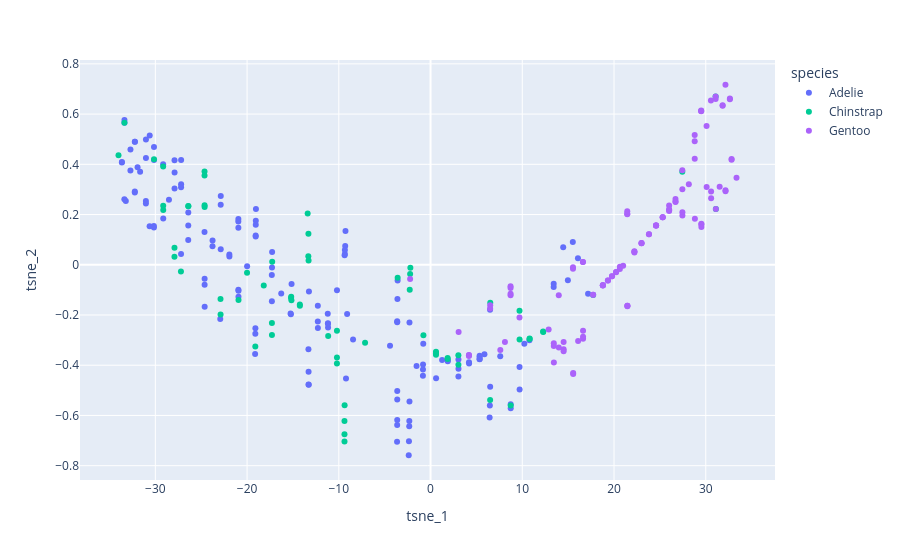

The notebook cell this image was saved under:
### Markdown cell above
# Zadanie 1 – t-SNE 2D (Plotly Express)


1. Wybierz cechy numeryczne z datasetu `penguins`.
2. Wykonaj redukcję wymiarów **t-SNE do 2D**.
3. Stwórz **interaktywny wykres punktowy** w Plotly Express.
4. Pokoloruj punkty według gatunku (`species`).
5. Dodaj **czytelny hover**, pokazujący wybrane informacje o obserwacji.

### Code cell
from sklearn.manifold import TSNE
import plotly.express as px

# 1. Wybór cech numerycznych
features = [
    "bill_length_mm",
    "bill_depth_mm",
    "flipper_length_mm",
    "body_mass_g"
]

X = penguins[features]
y = penguins["species"]

# 2. t-SNE do 2D
tsne = TSNE(n_components=2)

X_2d = tsne.fit_transform(X)

# 3. DataFrame pod Plotly
df_tsne = pd.DataFrame(X_2d, columns=["tsne_1", "tsne_2"])
df_tsne["species"] = y
df_tsne["island"] = penguins["island"]
df_tsne["sex"] = penguins["sex"]

# 4. Wykres interaktywny
fig = px.scatter(df_tsne, x='tsne_1', y='tsne_2', color='species', hover_data=['species', 'island', 'sex'])

fig.show()

### Figure 1 — Plotly figure (JSON) as saved in the notebook; plotly's stock layout.template omitted (floating-point values rounded to 4 significant figures; data arrays with more than 128 entries replaced by an {"elided": "..."} marker saying what was removed)
{"data": [{"customdata": {"elided": "146x3 str values"}, "hovertemplate": "species=%{customdata[0]}<br>tsne_1=%{x}<br>tsne_2=%{y}<br>island=%{customdata[1]}<br>sex=%{customdata[2]}<extra></extra>", "legendgroup": "Adelie", "marker": {"color": "#636efa", "symbol": "circle"}, "mode": "markers", "name": "Adelie", "orientation": "v", "showlegend": true, "x": {"elided": "146 float values"}, "xaxis": "x", "y": {"elided": "146 float values"}, "yaxis": "y", "type": "scatter"}, {"customdata": {"elided": "68x3 str values"}, "hovertemplate": "species=%{customdata[0]}<br>tsne_1=%{x}<br>tsne_2=%{y}<br>island=%{customdata[1]}<br>sex=%{customdata[2]}<extra></extra>", "legendgroup": "Chinstrap", "marker": {"color": "#00cc96", "symbol": "circle"}, "mode": "markers", "name": "Chinstrap", "orientation": "v", "showlegend": true, "x": [-29.15, -11.16, 3.039, -13.31, -9.367, -10.2, -13.32, 0.5947, -18.18, 0.5936, -27.92, -13.39, -22.89, 8.74, -17.26, -24.63, -33.37, -9.384, -27.91, 3.033, -24.64, -9.382, -13.3, 12.27, -30.14, 6.495, -26.4, 1.863, -17.29, -3.587, -7.137, 17.73, -34.02, 10.8, -2.199, -15.2, -19.1, -20.93, -14.25, 9.704, -24.63, 6.509, -29.14, -14.25, -27.21, -2.269, -17.29, 0.5912, -26.4, -22.89, -29.14, 0.5904, -9.38, -20.0, -2.226, -15.19, -15.16, -0.7774, -24.64, -10.2, 1.862, -10.2, 10.8, 31.1, 9.697, 31.08, 27.44, 12.28], "xaxis": "x", "y": [0.3911, -0.2838, -0.3979, 0.1235, -0.5595, -0.3689, 0.03354, -0.3501, -0.08238, -0.358, 0.03211, 0.2044, -0.1359, -0.5603, 0.01171, 0.2298, 0.5655, -0.6224, 0.06773, -0.3604, 0.3714, -0.6744, 0.01731, -0.2661, 0.4199, -0.5388, 0.2329, -0.3752, -0.2792, -0.0518, -0.311, -0.1199, 0.4364, -0.2956, -0.01213, -0.1319, -0.3253, -0.1401, -0.1585, -0.2979, 0.2369, -0.1508, 0.2353, -0.1634, -0.02633, -0.09935, -0.2319, -0.3466, 0.2345, -0.1983, 0.2178, -0.3533, -0.704, -0.03219, -0.03652, -0.1275, -0.1412, -0.2811, 0.3559, -0.2631, -0.3717, -0.3931, -0.2933, 0.2226, -0.1827, 0.6699, 0.37, -0.2681], "yaxis": "y", "type": "scatter"}, {"customdata": {"elided": "110x3 str values"}, "hovertemplate": "species=%{customdata[0]}<br>tsne_1=%{x}<br>tsne_2=%{y}<br>island=%{customdata[1]}<br>sex=%{customdata[2]}<extra></extra>", "legendgroup": "Gentoo", "marker": {"color": "#ab63fa", "symbol": "circle"}, "mode": "markers", "name": "Gentoo", "orientation": "v", "showlegend": true, "x": [17.72, 24.58, 8.724, 23.81, 14.51, 29.52, 14.51, 32.15, 4.186, 32.15, 3.058, 33.35, 17.72, 26.7, 31.08, 21.46, 8.722, 22.22, 21.46, 23.0, 30.56, 13.44, 29.5, 25.31, 15.53, 22.22, 23.81, 27.45, 20.64, 25.31, 7.605, 26.7, -2.227, 31.08, 6.504, 16.63, 29.5, 19.78, 4.186, 27.45, 23.0, 26.01, 18.78, 26.01, 8.724, 21.44, 19.78, 22.22, 6.496, 21.44, 9.696, 29.52, 4.187, 26.01, 8.721, 30.59, 15.55, 31.1, 31.84, 15.55, 29.5, 16.63, 21.44, 23.0, 24.58, 31.84, 13.43, 32.82, 16.62, 32.63, 13.98, 28.16, 16.09, 26.7, 16.61, 30.09, 13.44, 26.01, 19.33, 29.53, 20.64, 27.46, 16.61, 30.58, 18.78, 24.59, 20.23, 19.34, 13.98, 25.31, 18.79, 30.1, 21.0, 28.82, 28.8, 15.53, 28.8, 12.87, 28.79, 21.46, 32.63, 14.51, 8.108, 32.15, 32.82, 20.22, 18.78, 31.52, 24.58, 27.44], "xaxis": "x", "y": [-0.1196, 0.1565, -0.1217, 0.1217, -0.3361, 0.163, -0.3448, 0.2932, -0.3599, 0.2963, -0.2679, 0.3466, -0.119, 0.252, 0.6701, -0.1635, -0.09217, 0.05208, -0.1655, 0.08579, 0.6537, -0.3238, 0.6145, 0.1895, -0.01023, 0.04844, 0.1218, 0.3004, -0.01663, 0.1897, -0.339, 0.2621, -0.05672, 0.6606, -0.1613, -0.2943, 0.6121, -0.04583, -0.3595, 0.2092, 0.08557, 0.2364, -0.08169, 0.2167, -0.1152, 0.213, -0.04576, 0.05406, -0.1741, 0.2012, -0.21, 0.1602, -0.3631, 0.2145, -0.08534, 0.2646, -0.4308, 0.2225, 0.6332, -0.4354, 0.6114, -0.2865, 0.2029, 0.08635, 0.1565, 0.6356, -0.312, 0.4186, -0.2629, 0.6595, -0.3296, 0.3202, -0.3039, 0.2504, 0.01145, 0.553, -0.3892, 0.2211, -0.06295, 0.1508, -0.007732, 0.1966, 0.01063, 0.292, -0.08178, 0.1566, -0.02846, -0.0626, -0.1211, 0.1894, -0.08211, 0.3097, -0.004147, 0.1829, 0.4917, -0.01634, 0.4221, -0.258, 0.5166, -0.1631, 0.6619, -0.3076, -0.308, 0.7168, 0.4207, -0.02968, -0.0819, 0.3107, 0.1564, 0.376], "yaxis": "y", "type": "scatter"}], "layout": {"xaxis": {"anchor": "y", "domain": [0.0, 1.0], "title": {"text": "tsne_1"}}, "yaxis": {"anchor": "x", "domain": [0.0, 1.0], "title": {"text": "tsne_2"}}, "legend": {"title": {"text": "species"}, "tracegroupgap": 0}, "margin": {"t": 60}}}
